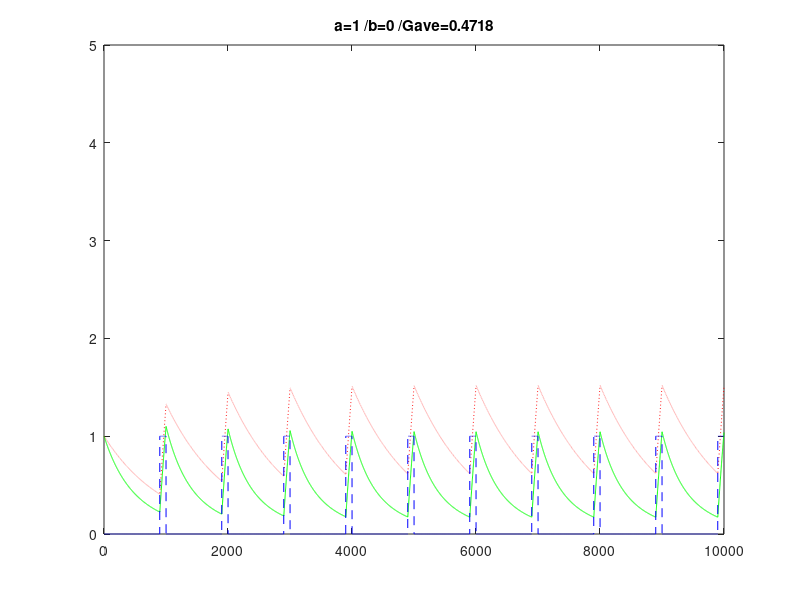

This chart was generated by the following MATLAB code:
dt=0.01;Tmax=10000;dint=1000;
d=zeros(1,Tmax);d(dint-100:dint)=1;
d=repmat(d(1,1:dint),1,fix(Tmax/dint));p=d;
G=zeros(1,Tmax);G(1)=1;%ブドウ糖濃度
I=zeros(1,Tmax);I(1)=1;%インスリン濃度
a=1;b=0;k1=0.1;k2=0.1;
for T=1:Tmax-1
    G(T+1)=G(T)+dt*( -k1*G(T)*(1+a*I(T))      +   d(T)  );
    I(T+1)=I(T)+dt*(   b*G(T)  - k2*I(T)      +   p(T)  );
end
Gave=sum(G(1,Tmax/2+1:Tmax))*2/Tmax;
X=1:Tmax;
plot(X,G,'g',X,I,'r:',X,d,'b--');ylim([0 5]);
title(strcat('a=',num2str(a),' /b=',num2str(b),' /Gave=',num2str(Gave)));
